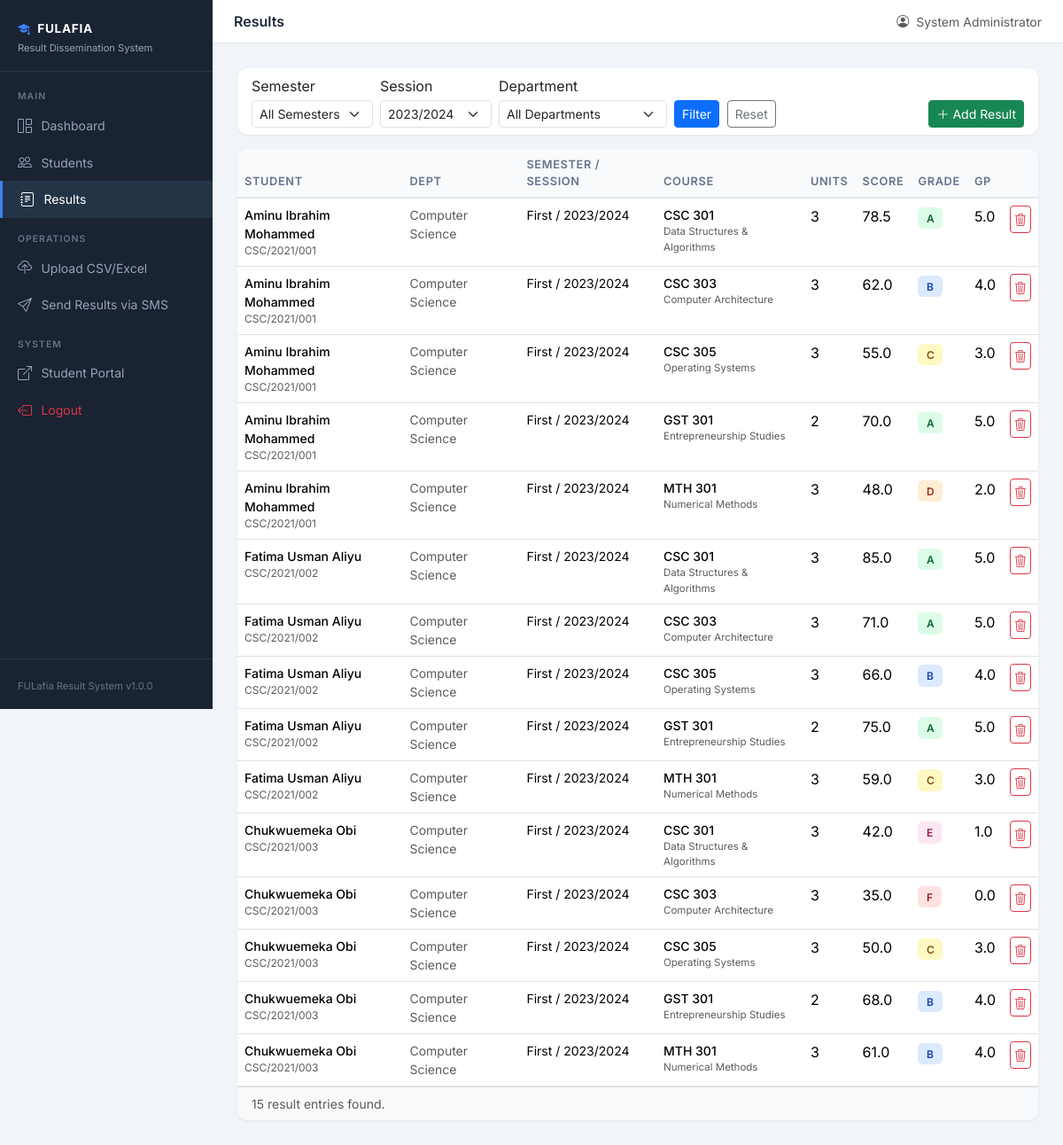
/admin/results.php (signed in), run on the app's committed database.
### tables this page shows
CREATE TABLE IF NOT EXISTS `results` (
    `id`           INT UNSIGNED NOT NULL AUTO_INCREMENT,
    `student_id`   INT UNSIGNED NOT NULL,
    `semester`     ENUM('First','Second') NOT NULL,
    `session`      VARCHAR(10)  NOT NULL COMMENT 'e.g. 2023/2024',
    `course_code`  VARCHAR(15)  NOT NULL COMMENT 'e.g. CSC 301',
    `course_title` VARCHAR(150) NOT NULL,
    `credit_unit`  TINYINT      NOT NULL DEFAULT 2,
    `score`        DECIMAL(5,2) NOT NULL DEFAULT 0,
    `grade`        CHAR(1)      NOT NULL COMMENT 'A B C D E F',
    `grade_point`  DECIMAL(3,1) NOT NULL DEFAULT 0.0,
    `total`        DECIMAL(8,2) GENERATED ALWAYS AS (`credit_unit` * `grade_point`) STORED,
    `created_at`   DATETIME     NOT NULL DEFAULT CURRENT_TIMESTAMP,
    PRIMARY KEY (`id`),
    INDEX `idx_student_semester` (`student_id`, `semester`, `session`),
    CONSTRAINT `fk_results_student`
        FOREIGN KEY (`student_id`) REFERENCES `students`(`id`)
        ON DELETE CASCADE ON UPDATE CASCADE
);

CREATE TABLE IF NOT EXISTS `students` (
    `id`           INT UNSIGNED  NOT NULL AUTO_INCREMENT,
    `matric_no`    VARCHAR(20)   NOT NULL UNIQUE COMMENT 'Matriculation number, e.g. CSC/2021/001',
    `full_name`    VARCHAR(150)  NOT NULL,
    `phone_number` VARCHAR(20)   NOT NULL COMMENT 'E.164 format, e.g. +2348012345678',
    `department`   VARCHAR(100)  NOT NULL,
    `level`        SMALLINT      NOT NULL DEFAULT 100 COMMENT '100, 200, 300, 400, 500',
    `email`        VARCHAR(150)          DEFAULT NULL,
    `created_at`   DATETIME      NOT NULL DEFAULT CURRENT_TIMESTAMP,
    PRIMARY KEY (`id`),
    INDEX `idx_matric_no` (`matric_no`)
);

### includes/functions.php (called while the page is built, shortened)
<?php
function url(string $path = ''): string
{
    $base = BASE_URL;
    $path = ltrim($path, '/');
    if ($base === '') {
        return '/' . $path;
    }
    return $path === '' ? $base . '/' : $base . '/' . $path;
}
function e(string $value): string
{
    return htmlspecialchars($value, ENT_QUOTES | ENT_SUBSTITUTE, 'UTF-8');
}
function get(string $key, string $default = ''): string
{
    return isset($_GET[$key]) ? trim($_GET[$key]) : $default;
}

### admin/results.php (the view, shortened to what this page needs)
<?php
$db        = getDB();
$pageTitle = 'Results';
$filterSession  = get('session', '2023/2024');
$sql    = 'SELECT r.*, s.full_name, s.matric_no, s.department FROM results r JOIN students s ON r.student_id = s.id WHERE 1=1';
$params = [];
if ($filterSession)  { $sql .= ' AND r.session = ?';     $params[] = $filterSession; }
$sql .= ' ORDER BY s.matric_no, r.course_code';
$stmt = $db->prepare($sql);
$stmt->execute($params);
$results = $stmt->fetchAll();
$sessions = $db->query('SELECT DISTINCT session FROM results ORDER BY session DESC')->fetchAll(PDO::FETCH_COLUMN);
require_once dirname(__DIR__) . '/includes/header.php';
?>
<div class="card mb-3">
    <div class="card-body py-2">
        <form method="GET" action="<?= e(url('admin/results.php')) ?>" class="row g-2 align-items-end">
            <div class="col-auto">
                <label class="form-label form-label-sm mb-1">Semester</label>
                <select class="form-select form-select-sm" name="semester">
                    <option value="">All Semesters</option>
                </select>
            </div>
            <div class="col-auto">
                <label class="form-label form-label-sm mb-1">Session</label>
                <select class="form-select form-select-sm" name="session">
                    <?php foreach ($sessions as $sess): ?>
                    <option value="<?= e($sess) ?>" <?= $filterSession === $sess ? 'selected' : '' ?>><?= e($sess) ?></option>
                    <?php endforeach; ?>
                </select>
            </div>
            <div class="col-auto">
                <label class="form-label form-label-sm mb-1">Department</label>
                <select class="form-select form-select-sm" name="department">
                    <option value="">All Departments</option>
                </select>
            </div>
            <div class="col-auto">
                <button class="btn btn-sm btn-primary">Filter</button>
                <a href="<?= e(url('admin/results.php')) ?>" class="btn btn-sm btn-outline-secondary ms-1">Reset</a>
            </div>
            <div class="col-auto ms-auto">
                <button type="button" class="btn btn-sm btn-success" data-bs-toggle="modal" data-bs-target="#addResultModal">
                    <i class="bi bi-plus-lg me-1"></i>Add Result
                </button>
            </div>
        </form>
    </div>
</div>
<div class="table-wrapper">
    <div class="table-responsive">
        <table class="table mb-0">
            <thead>
                <tr>
                    <th>Student</th>
                    <th>Dept</th>
                    <th>Semester / Session</th>
                    <th>Course</th>
                    <th>Units</th>
                    <th>Score</th>
                    <th>Grade</th>
                    <th>GP</th>
                    <th></th>
                </tr>
            </thead>
            <tbody>
                <?php if (empty($results)): ?>
                <tr><td colspan="9" class="text-center text-muted py-4">No results found for the selected filters.</td></tr>
                <?php else: ?>
                <?php foreach ($results as $r): ?>
                <tr>
                    <td>
                        <div class="fw-medium small"><?= e($r['full_name']) ?></div>
                        <div class="text-muted" style="font-size:.75rem"><?= e($r['matric_no']) ?></div>
                    </td>
                    <td class="small text-muted"><?= e($r['department']) ?></td>
                    <td class="small"><?= e($r['semester']) ?> / <?= e($r['session']) ?></td>
                    <td>
                        <div class="fw-medium small"><?= e($r['course_code']) ?></div>
                        <div class="text-muted" style="font-size:.72rem"><?= e($r['course_title']) ?></div>
                    </td>
                    <td><?= (int)$r['credit_unit'] ?></td>
                    <td><?= number_format((float)$r['score'], 1) ?></td>
                    <td><span class="grade-badge grade-<?= e($r['grade']) ?>"><?= e($r['grade']) ?></span></td>
                    <td><?= number_format((float)$r['grade_point'], 1) ?></td>
                    <td>
                        <form method="POST" action="<?= e(url('admin/results.php')) ?>" style="display:inline"
                              onsubmit="return confirm('Delete this result entry?')">
                            <button type="submit" class="btn btn-sm btn-outline-danger p-1">
                                <i class="bi bi-trash3"></i>
                            </button>
                        </form>
                    </td>
                </tr>
                <?php endforeach; ?>
                <?php endif; ?>
            </tbody>
        </table>
    </div>
    <div class="px-3 py-2 bg-light border-top text-muted small">
        <?= count($results) ?> result <?= count($results) !== 1 ? 'entries' : 'entry' ?> found.
    </div>
</div>
<?php require_once dirname(__DIR__) . '/includes/footer.php'; ?>

### includes/header.php (shortened to what this page needs)
<!DOCTYPE html>
<html lang="en">
<head>
    <link href="https://cdn.jsdelivr.net/npm/bootstrap@5.3.3/dist/css/bootstrap.min.css" rel="stylesheet">
    <link href="https://cdn.jsdelivr.net/npm/bootstrap-icons@1.11.3/font/bootstrap-icons.min.css" rel="stylesheet">
</head>
<body>
<nav id="sidebar">
    <div class="sidebar-brand">
        <h6><i class="bi bi-mortarboard-fill me-2" style="color:#3b82f6"></i>FULafia</h6>
        <small>Result Dissemination System</small>
    </div>
    <div class="sidebar-nav">
        <div class="nav-label">Main</div>
        <a href="<?= e(url('admin/dashboard.php')) ?>" class="nav-link <?= basename($_SERVER['PHP_SELF']) === 'dashboard.php' ? 'active' : '' ?>">
            <i class="bi bi-grid-1x2"></i> Dashboard
        </a>
        <a href="<?= e(url('admin/students.php')) ?>" class="nav-link <?= basename($_SERVER['PHP_SELF']) === 'students.php' ? 'active' : '' ?>">
            <i class="bi bi-people"></i> Students
        </a>
        <a href="<?= e(url('admin/results.php')) ?>" class="nav-link <?= basename($_SERVER['PHP_SELF']) === 'results.php' ? 'active' : '' ?>">
            <i class="bi bi-journal-text"></i> Results
        </a>
        <div class="nav-label mt-2">Operations</div>
        <a href="<?= e(url('admin/upload.php')) ?>" class="nav-link <?= basename($_SERVER['PHP_SELF']) === 'upload.php' ? 'active' : '' ?>">
            <i class="bi bi-cloud-upload"></i> Upload CSV/Excel
        </a>
        <a href="<?= e(url('admin/send-results.php')) ?>" class="nav-link <?= basename($_SERVER['PHP_SELF']) === 'send-results.php' ? 'active' : '' ?>">
            <i class="bi bi-send"></i> Send Results via SMS
        </a>
        <div class="nav-label mt-2">System</div>
        <a href="<?= e(url('')) ?>" class="nav-link" target="_blank">
            <i class="bi bi-box-arrow-up-right"></i> Student Portal
        </a>
        <a href="<?= e(url('admin/logout.php')) ?>" class="nav-link text-danger">
            <i class="bi bi-box-arrow-left"></i> Logout
        </a>
    </div>
    <div class="sidebar-footer">
        <small><?= e(APP_NAME) ?> v<?= e(APP_VERSION) ?></small>
    </div>
</nav>
<div id="main">
    <div class="top-nav">
        <div class="d-flex align-items-center gap-3">
            <span class="page-title"><?= e($pageTitle) ?></span>
        </div>
        <div class="d-flex align-items-center gap-3">
            <span class="text-muted small d-none d-sm-inline">
                <i class="bi bi-person-circle me-1"></i>
                <?= e($_SESSION['admin_name'] ?? 'Admin') ?>
            </span>
        </div>
    </div>
    <div class="content-area">

### includes/footer.php (shortened to what this page needs)
    </div>
</div>
</body>
</html>

### includes/header.php (style rules this page uses)
:root { --sidebar-width: 240px; --sidebar-bg: #1a2332; --sidebar-hover: #243447; --accent: #3b82f6; --accent-light: #eff6ff; }
body { font-family: 'Inter', sans-serif; background: #f1f5f9; min-height: 100vh; }
#sidebar { width: var(--sidebar-width); min-height: 100vh; background: var(--sidebar-bg); position: fixed; top: 0; left: 0; z-index: 1000; transition: transform .3s ease; display: flex; flex-direction: column; }
.sidebar-brand { padding: 1.5rem 1.25rem 1rem; border-bottom: 1px solid rgba(255,255,255,.08); }
.sidebar-brand h6 { color: #fff; font-weight: 700; font-size: .85rem; letter-spacing: .05em; text-transform: uppercase; margin: 0; }
.sidebar-brand small { color: #94a3b8; font-size: .7rem; }
.sidebar-nav { padding: .75rem 0; flex: 1; }
.sidebar-nav .nav-label { padding: .5rem 1.25rem .25rem; font-size: .65rem; font-weight: 600; letter-spacing: .1em; text-transform: uppercase; color: #64748b; }
.sidebar-nav .nav-link { display: flex; align-items: center; gap: .65rem; padding: .55rem 1.25rem; color: #94a3b8; border-radius: 0; font-size: .875rem; transition: all .15s; }
.sidebar-nav .nav-link:hover, .sidebar-nav .nav-link.active { background: var(--sidebar-hover); color: #fff; }
.sidebar-nav .nav-link.active { border-left: 3px solid var(--accent); }
.sidebar-nav .nav-link i { font-size: 1rem; }
.sidebar-footer { padding: 1rem 1.25rem; border-top: 1px solid rgba(255,255,255,.08); }
.sidebar-footer small { color: #64748b; font-size: .7rem; }
#main { margin-left: var(--sidebar-width); min-height: 100vh; display: flex; flex-direction: column; }
.top-nav { background: #fff; padding: .75rem 1.5rem; border-bottom: 1px solid #e2e8f0; display: flex; align-items: center; justify-content: space-between; position: sticky; top: 0; z-index: 100; }
.top-nav .page-title { font-size: 1rem; font-weight: 600; color: #1e293b; }
.content-area { padding: 1.75rem; flex: 1; }
.card { border: none; box-shadow: 0 1px 3px rgba(0,0,0,.07); border-radius: 12px; }
.table-wrapper { background: #fff; border-radius: 12px; overflow: hidden; box-shadow: 0 1px 3px rgba(0,0,0,.07); }
.table thead th { background: #f8fafc; border-bottom: 2px solid #e2e8f0; font-size: .8rem; font-weight: 600; text-transform: uppercase; letter-spacing: .05em; color: #64748b; }
.grade-badge { font-size: .75rem; font-weight: 600; padding: .3rem .6rem; border-radius: 6px; }
.grade-A { background: #dcfce7; color: #166534; }
.grade-B { background: #dbeafe; color: #1e40af; }
.grade-C { background: #fef9c3; color: #854d0e; }
.grade-D { background: #ffedd5; color: #9a3412; }
.grade-E { background: #fce7f3; color: #9d174d; }
.grade-F { background: #fee2e2; color: #991b1b; }

### data on the page
results: student.full_name "Aminu Ibrahim Mohammed", student.matric_no "CSC/2021/001", student.department "Computer Science", semester "First", session "2023/2024", course_code "CSC 301", course_title "Data Structures & Algorithms", credit_unit "3", score "78.5", grade "A", grade_point "5.0"
results: student.full_name "Aminu Ibrahim Mohammed", student.matric_no "CSC/2021/001", student.department "Computer Science", semester "First", session "2023/2024", course_code "CSC 303", course_title "Computer Architecture", credit_unit "3", score "62.0", grade "B", grade_point "4.0"
results: student.full_name "Aminu Ibrahim Mohammed", student.matric_no "CSC/2021/001", student.department "Computer Science", semester "First", session "2023/2024", course_code "CSC 305", course_title "Operating Systems", credit_unit "3", score "55.0", grade "C", grade_point "3.0"
results: student.full_name "Aminu Ibrahim Mohammed", student.matric_no "CSC/2021/001", student.department "Computer Science", semester "First", session "2023/2024", course_code "GST 301", course_title "Entrepreneurship Studies", credit_unit "2", score "70.0", grade "A", grade_point "5.0"
results: student.full_name "Aminu Ibrahim Mohammed", student.matric_no "CSC/2021/001", student.department "Computer Science", semester "First", session "2023/2024", course_code "MTH 301", course_title "Numerical Methods", credit_unit "3", score "48.0", grade "D", grade_point "2.0"
results: student.full_name "Fatima Usman Aliyu", student.matric_no "CSC/2021/002", student.department "Computer Science", semester "First", session "2023/2024", course_code "CSC 301", course_title "Data Structures & Algorithms", credit_unit "3", score "85.0", grade "A", grade_point "5.0"
results: student.full_name "Fatima Usman Aliyu", student.matric_no "CSC/2021/002", student.department "Computer Science", semester "First", session "2023/2024", course_code "CSC 303", course_title "Computer Architecture", credit_unit "3", score "71.0", grade "A", grade_point "5.0"
results: student.full_name "Fatima Usman Aliyu", student.matric_no "CSC/2021/002", student.department "Computer Science", semester "First", session "2023/2024", course_code "CSC 305", course_title "Operating Systems", credit_unit "3", score "66.0", grade "B", grade_point "4.0"
results: student.full_name "Fatima Usman Aliyu", student.matric_no "CSC/2021/002", student.department "Computer Science", semester "First", session "2023/2024", course_code "GST 301", course_title "Entrepreneurship Studies", credit_unit "2", score "75.0", grade "A", grade_point "5.0"
results: student.full_name "Fatima Usman Aliyu", student.matric_no "CSC/2021/002", student.department "Computer Science", semester "First", session "2023/2024", course_code "MTH 301", course_title "Numerical Methods", credit_unit "3", score "59.0", grade "C", grade_point "3.0"
results: student.full_name "Chukwuemeka Obi", student.matric_no "CSC/2021/003", student.department "Computer Science", semester "First", session "2023/2024", course_code "CSC 301", course_title "Data Structures & Algorithms", credit_unit "3", score "42.0", grade "E", grade_point "1.0"
results: student.full_name "Chukwuemeka Obi", student.matric_no "CSC/2021/003", student.department "Computer Science", semester "First", session "2023/2024", course_code "CSC 303", course_title "Computer Architecture", credit_unit "3", score "35.0", grade "F", grade_point "0.0"
results: student.full_name "Chukwuemeka Obi", student.matric_no "CSC/2021/003", student.department "Computer Science", semester "First", session "2023/2024", course_code "CSC 305", course_title "Operating Systems", credit_unit "3", score "50.0", grade "C", grade_point "3.0"
results: student.full_name "Chukwuemeka Obi", student.matric_no "CSC/2021/003", student.department "Computer Science", semester "First", session "2023/2024", course_code "GST 301", course_title "Entrepreneurship Studies", credit_unit "2", score "68.0", grade "B", grade_point "4.0"
results: student.full_name "Chukwuemeka Obi", student.matric_no "CSC/2021/003", student.department "Computer Science", semester "First", session "2023/2024", course_code "MTH 301", course_title "Numerical Methods", credit_unit "3", score "61.0", grade "B", grade_point "4.0"

### other printed values
APP_NAME "FULafia Result System"
APP_VERSION "1.0.0"
$pageTitle "Results"
$_SESSION['admin_name'] "System Administrator"
count($results) "15"
form field session "2023/2024"
